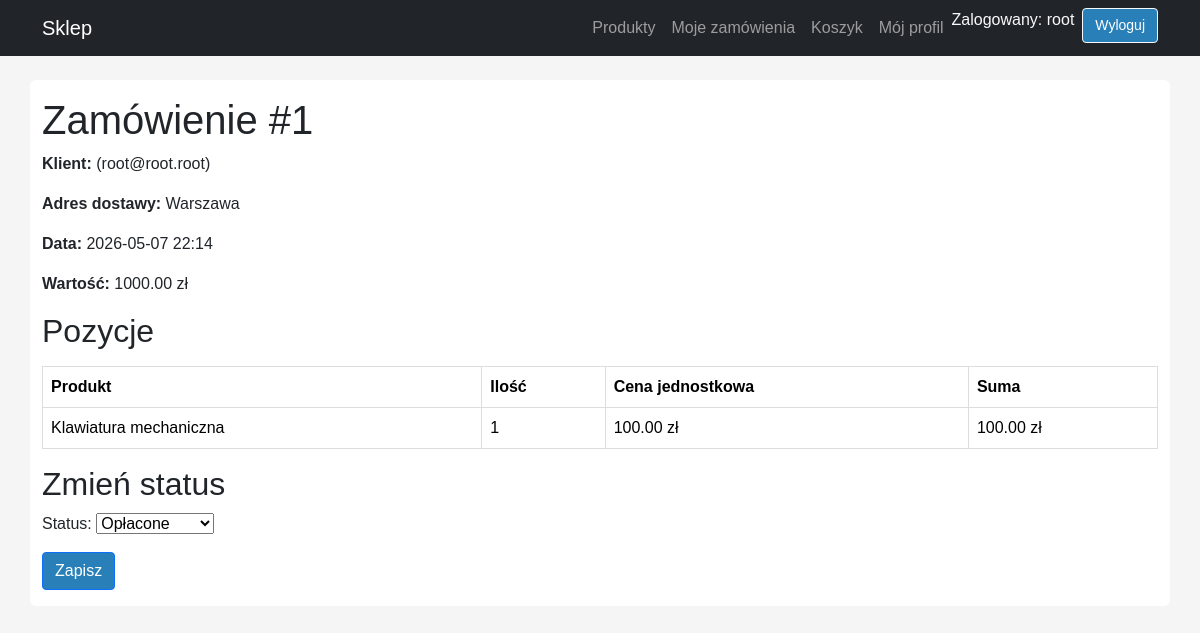
The app's page /panel-pracownika/zamowienia/1/ (signed in) with its own data.
### sklep_aplikacja/models.py (models this page shows, shortened)
class Zamowienie(models.Model):
    STATUSY = [
        ("nowe", "Nowe"),
        ("oplacone", "Opłacone"),
        ("wyslane", "Wysłane"),
        ("zrealizowane", "Zrealizowane"),
        ("anulowane", "Anulowane"),
    ]
    klient = models.ForeignKey(Klient, on_delete=models.PROTECT, related_name="zamowienia")
    data_zamowienia = models.DateTimeField(auto_now_add=True)
    status = models.CharField(max_length=20, choices=STATUSY, default="nowe")
    adres_dostawy = models.CharField(max_length=255)
    wartosc_zamowienia = models.DecimalField(
        max_digits=10,
        decimal_places=2,
        default=0,
        validators=[MinValueValidator(0)],
    )

class Klient(models.Model):
    uzytkownik = models.OneToOneField(User, on_delete=models.CASCADE)
    telefon = models.CharField(max_length=30, blank=True)
    ulica = models.CharField(max_length=150, blank=True)
    miasto = models.CharField(max_length=100, blank=True)
    kod_pocztowy = models.CharField(max_length=20, blank=True)

class PozycjaZamowienia(models.Model):
    zamowienie = models.ForeignKey(Zamowienie, on_delete=models.CASCADE, related_name="pozycje")
    produkt = models.ForeignKey(Produkt, on_delete=models.PROTECT)
    ilosc = models.PositiveIntegerField(default=1, validators=[MinValueValidator(1)])
    cena_jednostkowa = models.DecimalField(
        max_digits=10,
        decimal_places=2,
        validators=[MinValueValidator(0)],
    )
    def suma(self):
        return self.ilosc * self.cena_jednostkowa

class Produkt(models.Model):
    nazwa_produktu = models.CharField(max_length=150)
    slug = models.SlugField(max_length=180, unique=True, blank=True)
    kategoria = models.ForeignKey(
        Kategoria,
        on_delete=models.PROTECT,
        related_name="produkty",
        null=True,
        blank=True,
    )
    opis = models.TextField(blank=True)
    cena_produktu = models.DecimalField(
        max_digits=10,
        decimal_places=2,
        validators=[MinValueValidator(0)],
    )
    stan_magazynowy = models.PositiveIntegerField(default=0)
    czy_aktywny = models.BooleanField(default=True)

### sklep_aplikacja/views.py (the view)
# urls.py: path("panel-pracownika/zamowienia/<int:id_zamowienia>/", views.szczegoly_zamowienia_pracownik, name="szczegoly_zamowienia_pracownik"),
@login_required
@user_passes_test(jest_pracownikiem)
def szczegoly_zamowienia_pracownik(request, id_zamowienia):
    zamowienie = get_object_or_404(Zamowienie, pk=id_zamowienia)
    if request.method == "POST":
        formularz = ZmianaStatusuForm(request.POST, instance=zamowienie)
        if formularz.is_valid():
            formularz.save()
            return redirect("szczegoly_zamowienia_pracownik", id_zamowienia=zamowienie.pk)
    else:
        formularz = ZmianaStatusuForm(instance=zamowienie)
    return render(request, "sklep_aplikacja/szczegoly_zamowienia_pracownik.html", {
        "zamowienie": zamowienie,
        "pozycje": zamowienie.pozycje.select_related("produkt"),
        "formularz": formularz,
    })

### sklep_aplikacja/forms.py
class ZmianaStatusuForm(forms.ModelForm):
    class Meta:
        model = Zamowienie
        fields = ["status"]

### sklep_aplikacja/views.py (called while the page is built)
def jest_pracownikiem(user):
    if not user.is_authenticated:
        return False
    if user.is_staff:
        return True
    profil = getattr(user, "profiluzytkownika", None)
    return profil is not None and profil.rola == "pracownik"

### sklep_aplikacja/templates/sklep_aplikacja/szczegoly_zamowienia_pracownik.html (shortened to what this page needs)
{% extends "sklep_aplikacja/bazowy.html" %}
{% block content %}
  <h1>Zamówienie #{{ zamowienie.pk }}</h1>
  <p><strong>Klient:</strong>
    ({{ zamowienie.klient.uzytkownik.email }})
  </p>
  <p><strong>Adres dostawy:</strong> {{ zamowienie.adres_dostawy }}</p>
  <p><strong>Data:</strong> {{ zamowienie.data_zamowienia|date:"Y-m-d H:i" }}</p>
  <p><strong>Wartość:</strong> {{ zamowienie.wartosc_zamowienia }} zł</p>
  <h2>Pozycje</h2>
  <table class="table">
    <thead>
      <tr>
        <th>Produkt</th>
        <th>Ilość</th>
        <th>Cena jednostkowa</th>
        <th>Suma</th>
      </tr>
    </thead>
    <tbody>
      {% for p in pozycje %}
        <tr>
          <td>{{ p.produkt.nazwa_produktu }}</td>
          <td>{{ p.ilosc }}</td>
          <td>{{ p.cena_jednostkowa }} zł</td>
          <td>{{ p.suma }} zł</td>
        </tr>
      {% endfor %}
    </tbody>
  </table>
  <h2>Zmień status</h2>
  <form method="post">
    {{ formularz.as_p }}
    <button type="submit" class="btn btn-primary">Zapisz</button>
  </form>
{% endblock %}

### sklep_aplikacja/templates/sklep_aplikacja/includes/menu.html (shortened to what this page needs)
<nav class="navbar navbar-expand-lg navbar-dark bg-dark mb-4">
  <div class="container">
    <a class="navbar-brand" href="{% url 'strona_glowna' %}">Sklep</a>
    <ul class="navbar-nav ms-auto">
      <li class="nav-item">
        <a class="nav-link" href="{% url 'lista_produktow' %}">Produkty</a>
      </li>
      {% if user.is_authenticated %}
        <li class="nav-item">
            <a class="nav-link" href="{% url 'historia_zamowien' %}">Moje zamówienia</a>
        </li>
        <li class="nav-item">
        <a class="nav-link" href="{% url 'koszyk' %}">Koszyk</a>
        </li>
        <li class="nav-item">
        <a class="nav-link" href="{% url 'panel_klienta' %}">Mój profil</a>
        </li>
        <li class="nav-item">
          <span class="navbar-text text-light me-2">
            Zalogowany: {{ user.username }}
          </span>
        </li>
        <li class="nav-item">
          <form method="post" action="{% url 'logout' %}" class="d-inline">
            <button type="submit" class="btn btn-outline-light btn-sm">Wyloguj</button>
          </form>
        </li>
      {% else %}
        <li class="nav-item">
          <a class="nav-link" href="{% url 'login' %}">Zaloguj się</a>
        </li>
      {% endif %}
    </ul>
  </div>
</nav>

### sklep_aplikacja/static/sklep_aplikacja/style.css (style rules this page uses)
body { font-family: Arial, sans-serif; margin: 0; padding: 0; background: #f5f5f5; }
table { width: 100%; border-collapse: collapse; margin: 1em 0; }
table th, table td { padding: 8px; border: 1px solid #ddd; text-align: left; }
table th { background: #ecf0f1; }
.btn { background: #2980b9; color: white; padding: 6px 12px; border-radius: 4px; text-decoration: none; display: inline-block; }

### records on screen
Zamowienie: pk "1", klient.uzytkownik.email "root@root.root", adres_dostawy "Warszawa", data_zamowienia "2026-05-07 22:14", wartosc_zamowienia "1000.00", status "Opłacone"
PozycjaZamowienia: produkt.nazwa_produktu "Klawiatura mechaniczna", ilosc "1", cena_jednostkowa "100.00", suma "100.00"

### other values on screen
{{ user.username }} "root"
